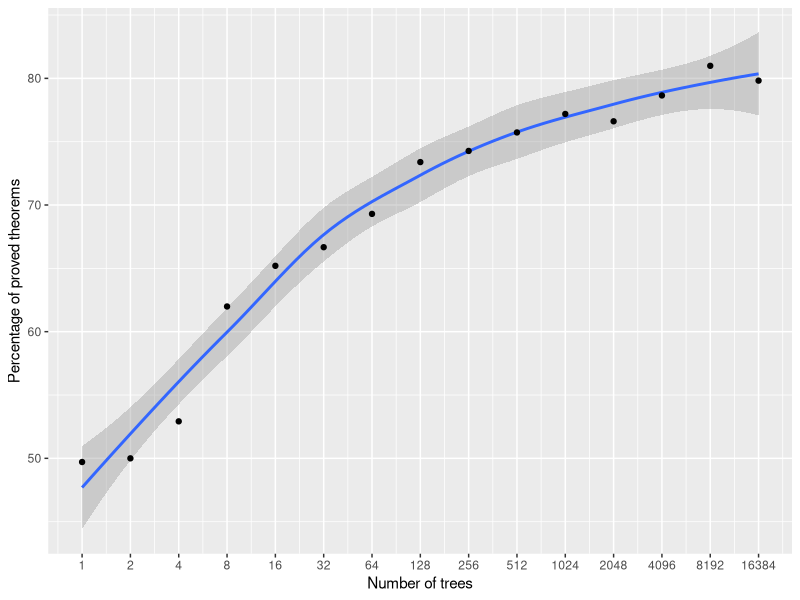

This chart was generated by the following R code:
library(ggplot2)
library(reshape)

trees<-read.csv('plots/trees.csv')
colnames(trees)<-c("Number of trees", "Percentage of proved theorems")
print(head(trees))

ggplot(trees, aes(x=`Number of trees`, y=`Percentage of proved theorems`)) +
	geom_smooth() + geom_point() +
	scale_x_log10(breaks=c(1, 2, 4, 8, 16, 32, 64, 128, 256, 512, 1024,
			       	2048, 4096, 8192, 16384))
